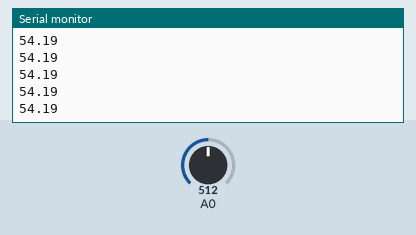
A sketch run on a simulated Arduino Mega 2560, built with avr-gcc and run on an emulated ATmega2560. On the bench: the last lines printed to the serial monitor. The test bench sets the inputs (shaded band); at power-on: A0 = 512.

Above: at 1.2 s.
1.3 s: A0 set to 0
At 1.31 s:
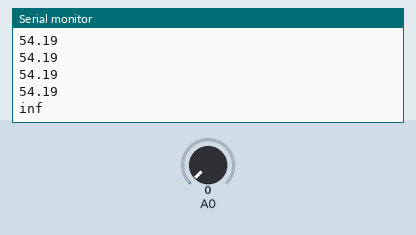
3.2 s: A0 set to 122
At 3.22 s:
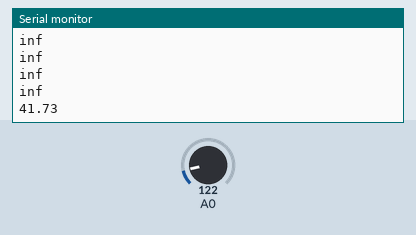

Measured:
- after the input at 1.3 s, the serial monitor: prints a new line at once (image 1)
- after the input at 3.2 s, the serial monitor: prints a new line at once (image 2)

The sketch:

LM2904_loudness_.ino
```cpp
int loudness;
float db;
#define PIN_GROVE_POWER 38
void setup()
{
    // Powerup Seeeduino LoRaWAN Grove connectors
  pinMode(PIN_GROVE_POWER, OUTPUT);
  digitalWrite(PIN_GROVE_POWER, 1);
    Serial.begin(9600);
}

void loop()
{
    loudness = analogRead(0);
    db = 20*log10(loudness);
    Serial.println(db);
    delay(100);
   // Serial.println(loudness);
}
```
